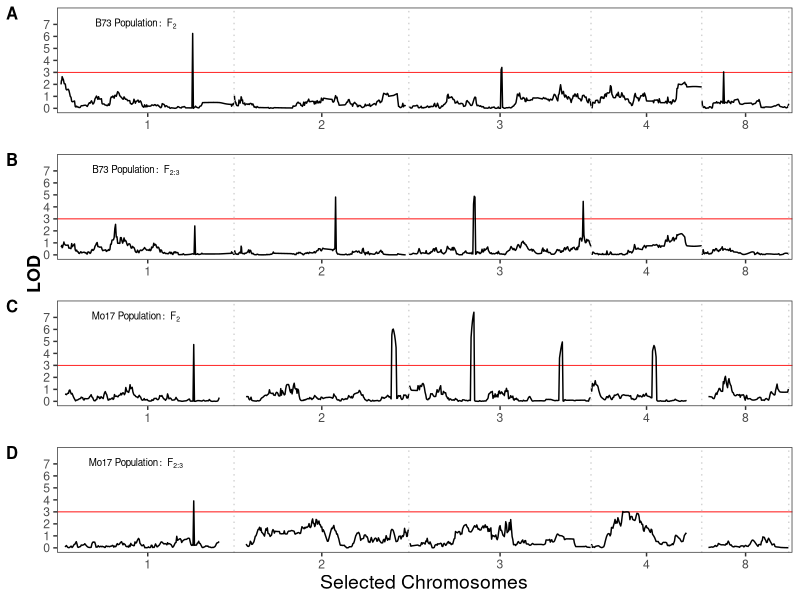
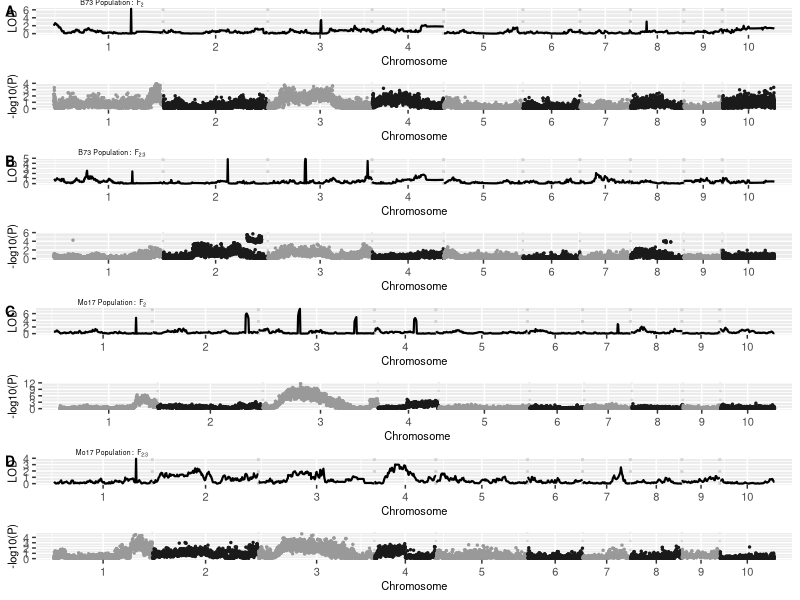

The R script that drew these images, in order:
library(tidyverse)
library(broom)
library(cowplot)
library(grid)
library(gridExtra)


###Compiled the LOD score outputs from IcIM software into one file to create 
###the QTL maps (for plotting figure 2)
##Input the data
data <- read_tsv(file = "All_Results.txt")

##This is pulling out the chromosomes where there is at least one significant QTL
##across all the data.
chrsPull <- data %>%
  select(Chromosome,LOD) %>%
  filter(LOD >= 3.0) %>%
  select(Chromosome) %>%
  unique() %>%
  arrange(Chromosome) %>%
  pull(Chromosome)

##Since we have a consensus map, we can pull the markers from all the populations and 
##use that as the order (for plotting). We want the genetic positions to align across
##the populations as we plot
unique_order <- data %>%
  filter(Chromosome %in% chrsPull) %>%
  select(Chromosome,Position) %>%
  unique() %>%
  arrange(Chromosome,Position) %>%
  mutate(Order = row_number())
  

##This pulls the order of the markers into the data frame so we can plot
data_formatted <- data %>%
  filter(Chromosome %in% chrsPull) %>%
  left_join(unique_order,by = c("Chromosome","Position"))

##This calculates the chromosome midpoints and max. It is for plotting purposes, so we have
##the chromsome name in the middle of the chr and a break there
midpoints <- data_formatted %>%
  select(Chromosome,Order,LOD) %>%
  group_by(Chromosome) %>%
  summarise(Max = max(Order),
            Min = min(Order),
            Max_LOD = max(LOD)) %>%
  #filter(Max_LOD >= 3.0) %>%
  mutate(Break = round(((Max-Min)/2 + Min),0)) %>%
  ungroup()


##This is going to plot each LOD map (4) to a data.frame. We are going to add stuff specifically
##to each map            
maps <- data_formatted %>%
  group_by(Population,TraitName) %>%
  do(
    plots = ggplot(data = .) +
      geom_hline(yintercept = 3, color = "red", size = .3) +
      geom_line(aes(x = Order, y = LOD, group = Chromosome)) +
      theme_bw() + 
      scale_y_continuous(name = " \n",
                         #limits = c(0,max(.$LOD) + 1),
                         limits = c(0,8),
                         breaks = seq(from = 0, to = 7, by = 1))  +
      theme(panel.grid.major = element_blank(),
            panel.grid.minor = element_blank())
    )

##This is going to add the chromsome breaks and chromsome lines
for (i in 1:dim(maps)[1]) {
  holder <- midpoints
  maps$plots[i][[1]] <- maps$plots[i][[1]] +
    scale_x_continuous(breaks = holder$Break,
                       labels = holder$Chromosome,
                       expand = c(.005,.005),
                       limits = c(0,max(unique_order$Order)),
                       name = element_blank()) +
    geom_vline(data = holder,
               aes(xintercept = Max),color = "lightGray", 
               size = .5, linetype = "dotted")
}

##This is going to actually plot the maps and add some labels
popLabel_Size <- 7
locDiff <- .04
allPlots <- plot_grid(maps$plots[1][[1]],
          maps$plots[2][[1]],
          maps$plots[3][[1]],
          maps$plots[4][[1]],
          ncol = 1) + 
  # draw_plot_label(label = "Selected Chromosomes",
  #                                    x = .55,y = .005, 
  #                                    size = 12,
  #                                    hjust = 0.5,vjust = 0) +
  draw_plot_label(c("A","B","C","D"),
                                  c(0,0,0,0),
                                  c(1,.75,.5,.25),
                  size = 12) +
  draw_label(label = "LOD",
             x = .05, y = .5,
             size = 13,
             hjust = 0,vjust = 0,
             angle = 90,
             fontface = "bold") +
  draw_label(label = expression(B73~Population:~F[2]),
             size = popLabel_Size,
             x = .17,
             y = 1 - 0 - locDiff,
             fontface = "bold") +
  draw_label(label = expression(B73~Population:~F[2:3]),
             size = popLabel_Size,
             x = .17,
             y = 1 - .25 - locDiff,
             fontface = "bold") +
  draw_label(label = expression(Mo17~Population:~F[2]),
             size = popLabel_Size,
             x = .17,
             y = 1 - .50 - locDiff,
             fontface = "bold") +
  draw_label(label = expression(Mo17~Population:~F[2:3]),
             size = popLabel_Size,
             x = .17,
             y = 1 - .75 - locDiff,
             fontface = "bold")

allPlots <- add_sub(allPlots,"Selected Chromosomes", 
                    vpadding = grid::unit(0, "lines"),
                    y = 1.3, x = .4, hjust = 0)
##This plots and saves figure 2 from paper
plot_grid(allPlots)


# ggsave(filename = "QTL_Maps_consensus_v2.pdf",
#        plot = plot_grid(allPlots),
#        dpi = 600,
#        width = 7,
#        height = 5)


##############################Supplemental Figure #######################
##This is going to create supplemental figure 2 which compares the single marker scan
##with the LOD mapping

##Created LOD map with all chromosomes
##Figures out the midpoints now for the LOD data with all the chromosomes
midpoints_all <- data %>%
  select(Population,Chromosome,Position) %>%
  unique() %>%
  arrange(Population,Chromosome,Position) %>%
  group_by(Population) %>%
  mutate(Order = row_number()) %>%
  ungroup() %>%
  group_by(Population, Chromosome) %>%
  summarise(Max = max(Order),
            Min = min(Order),
            Break = (Max + Min) / 2) %>% 
  ungroup()

max_all <- midpoints_all %>% 
  select(Population,Chromosome,Max,Min)
##This creates a plotting function to plot a genetic map given a population name and traitID
LOD_plotter <- function(data,Pop,Trait, midpoints) {
  data <- data
  Pop <- Pop
  Trait <- Trait
  midpoints <- midpoints %>%
    filter(Population == Pop)
  data %>%
    filter(Population == Pop,
           TraitID == Trait) %>%
    arrange(Chromosome,Position) %>%
    mutate(Order = row_number()) %>%
    ggplot() +
    geom_vline(data = midpoints %>%
                 filter(Chromosome != 10),
               aes(xintercept = Max),
               linetype = "dotted",
               size = 1,
               color = "light gray") +
    geom_line(aes(x = Order, y = LOD, group = Chromosome),
              size = .75) +
    xlab("Chromosome") +
    scale_x_continuous(labels = c(1:10),
                       breaks = midpoints %>%
                         pull(Break),
                       expand = c(0.025,0)) +
    theme(text = element_text(size = 8),
          axis.text = element_text(size = 8))
}

##Creating the supplementary comparison file of the single marker scan
##with the lnikage mapping results
##This imports the single marker scan data
b73_single <- read_tsv("Single_Marker_Scan/pvalues_B73.txt")
mo17_single <- read_tsv("Single_Marker_Scan/pvalues_Mo17.txt")

##Combines the data into a single data frame
man_data <- b73_single %>%
  mutate(Population = "B73") %>%
  bind_rows(mo17_single %>%
              mutate(Population = "Mo17")) %>%
  gather(Trait,P,-Population,-SNP,-CHR,-BP) %>%
  rename(TraitID = Trait) %>%
  mutate(TraitID = ifelse(TraitID == "F2",1,2))

##Determines the midpoints for that data again for plotting purposes
##It also pulls in the max position for the genetic maps to align the maps so the
##chromosomes overlap

##This is the data used to recalculate the position along the x-axis for the single 
##marker data
renumber_man <- man_data %>%
  select(Population,CHR,BP) %>%
  unique() %>%
  group_by(Population) %>%
  mutate(Order = row_number()) %>% 
  group_by(Population, CHR) %>%
  summarise(Max2 = max(Order),
            Min2 = min(Order)) %>% 
  ungroup() %>% 
  mutate(Chromosome = CHR) %>% 
  left_join(max_all,by = c("Population","Chromosome")) %>%
  ungroup() %>%
  mutate(Ratio = (Max - Min)/(Max2 - Min2)) %>% 
  select(Population,CHR,Min,Ratio)

##This creates the mid points for this new ordered data
midpoints_man <- renumber_man %>% 
  left_join(man_data %>% 
              select(Population,CHR,BP) %>% 
              unique(),
            by = c("Population","CHR")) %>% 
  arrange(Population,CHR,BP) %>% 
  group_by(Population,CHR) %>%
  mutate(Order = (((row_number() - 1) * Ratio) + Min)) %>% 
  summarise(Max = max(Order),
            Min = min(Order),
            Break = (Max + Min)/2) %>% 
  ungroup()



##Creates a plotting function for the single marker scan data that
##uses pop and tratID information
manhattan_plotter <- function(data,Pop,Trait, midpoints) {
  data <- data
  Pop <- Pop
  Trait <- Trait
  midpoints <- midpoints %>%
    filter(Population == Pop)
  data %>%
    filter(Population == Pop,
           TraitID == Trait) %>%
    arrange(CHR,BP) %>%
    left_join(renumber_man,by = c("Population","CHR")) %>%
    arrange(Population,CHR,BP) %>% 
    group_by(Population,CHR) %>%
    mutate(Order = (((row_number() - 1) * Ratio) + Min),
           Color = CHR %% 2) %>% 
    ungroup() %>% 
    ggplot() +
    geom_vline(data = midpoints %>%
                 filter(CHR != 10),
               aes(xintercept = Max),
               linetype = "dotted",
               size = .75,
               color = "light gray") +
    geom_point(aes(x = Order, y = -log10(P),
                   color = factor(Color)),
               show.legend = FALSE,
               size = .5) +
    xlab("Chromosome") +
    scale_x_continuous(labels = c(1:10),
                       breaks = midpoints %>%
                         pull(Break),
                       expand = c(0.025,0)) +
    scale_color_manual(values = c("gray10","gray60")) +
    theme(text = element_text(size = 8),
          axis.text = element_text(size = 8))
}

##This actually plots each one of the maps and combines with with the single marker scan map
plot1 <- 
  plot_grid(LOD_plotter(data = data,
                        Pop = "B73",
                        Trait = 1,
                        midpoints = midpoints_all),
            manhattan_plotter(data = man_data,
                              Pop = "B73",
                              Trait = 1,
                              midpoints = midpoints_man),
            ncol = 1)
plot2 <- 
  plot_grid(LOD_plotter(data = data,
                        Pop = "B73",
                        Trait = 2,
                        midpoints = midpoints_all),
            manhattan_plotter(data = man_data,
                              Pop = "B73",
                              Trait = 2,
                              midpoints = midpoints_man),
            ncol = 1)
plot3 <- 
  plot_grid(LOD_plotter(data = data,
                        Pop = "Mo17",
                        Trait = 1,
                        midpoints = midpoints_all),
            manhattan_plotter(data = man_data,
                              Pop = "Mo17",
                              Trait = 1,
                              midpoints = midpoints_man),
            ncol = 1)
plot4 <- 
  plot_grid(LOD_plotter(data = data,
                        Pop = "Mo17",
                        Trait = 2,
                        midpoints = midpoints_all),
            manhattan_plotter(data = man_data,
                              Pop = "Mo17",
                              Trait = 2,
                              midpoints = midpoints_man),
            ncol = 1)



##This combines the individual plot and makes one big plot seen in supplemental figure 2
popLabel_Size <- 5
locDiff <- .01
allPlots_man_B73 <- plot_grid(plot1,
                      plot2,
                      ncol = 1,
                      labels = c("A","B"),
                      label_size = 10) +
  draw_label(label = expression(B73~Population:~F[2]),
             size = popLabel_Size,
             x = .14,
             y = 1 - locDiff) +
  draw_label(label = expression(B73~Population:~F[2:3]),
             size = popLabel_Size,
             x = .14,
             y = .5 - locDiff)
  
allPlots_man_Mo17 <- plot_grid(plot3,
                               plot4,
                               ncol = 1,
                               labels = c("C","D"),
                               label_size = 10) +
  draw_label(label = expression(Mo17~Population:~F[2]),
             size = popLabel_Size,
             x = .14,
             y = 1 - locDiff) +
  draw_label(label = expression(Mo17~Population:~F[2:3]),
             size = popLabel_Size,
             x = .14,
             y = .5 - locDiff)

plot_grid(allPlots_man_B73,
          allPlots_man_Mo17,
          ncol = 1)
# ggsave(filename = "Combined_ComparisonFigure_Supplemental.png",
#        plot = plot_grid(allPlots_man_B73,
#                         allPlots_man_Mo17,
#                         ncol = 1),
#        dpi = 600,
#        width = 7,
#        height = 9)
